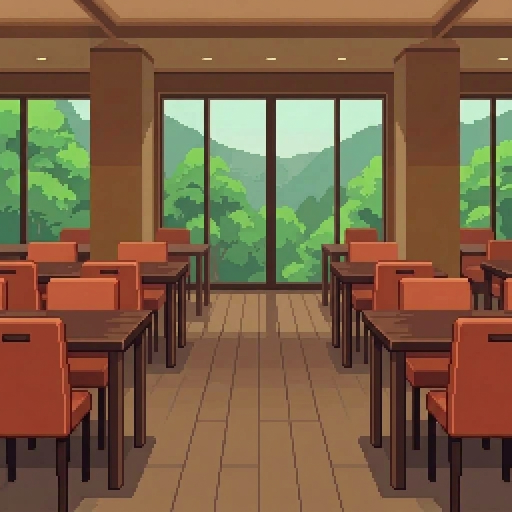
#> input picture photos/layers/bg/bg_restaurant.png, 1024 x 1024 px, found by its file name (shown at 1/2 size)
$ python test_avatar_composite.py
#> lines starting #> are read from the running program, lines starting #| are printed output that depends on the picture
import os
from PIL import Image, ImageDraw, ImageFont

WORKSPACE = '/Users/yangyongzhu/.gemini/antigravity/scratch/yang-pwa'
LAYERS_DIR = os.path.join(WORKSPACE, 'photos/layers')
PHOTOS_DIR = os.path.join(WORKSPACE, 'photos')
BRAIN_DIR = '/Users/yangyongzhu/.gemini/antigravity/brain/b58ba25a-e9f5-48ce-a86c-daf46a4f945e'

CANVAS_W, CANVAS_H = 896, 1200
CENTER_X = 448

def composite_avatar(layers_list, out_path, is_female=True):
#> called with is_female = True
    canvas = Image.new('RGBA', (CANVAS_W, CANVAS_H), (0, 0, 0, 0))
#> canvas: PIL image 896x1200 RGBA; every value is 0
    body_im = None
    face_im = None
    eyes_im = None
    brows_im = None
    bangs_im = None

    loaded = {}
    for rel in layers_list:
        if not rel:
            continue
        p = os.path.join(LAYERS_DIR, rel)
        if os.path.exists(p):
            sub = rel.split('/')[0]
            loaded[sub] = Image.open(p).convert('RGBA')

    # 1. Background
    if 'bg' in loaded:
        canvas.alpha_composite(loaded['bg'])
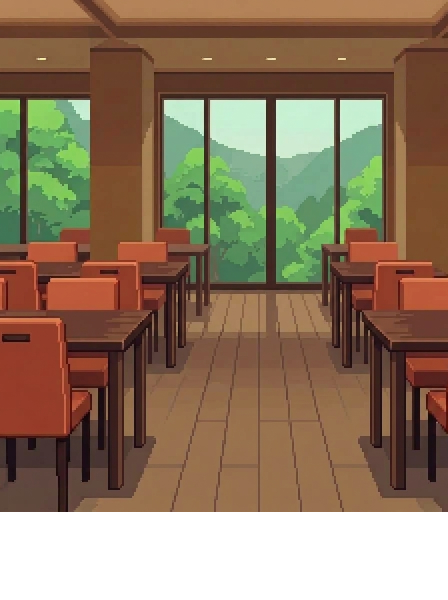
#> canvas: PIL image 896x1200 RGBA (shown at 1/2 size); mean R, G, B, A 104.2, 82.5, 58.5, 217.6; transparent parts drawn white

    # 2. Back hair
    if 'back_hair' in loaded:
        canvas.alpha_composite(loaded['back_hair'])

    # 3. Body (under layer)
    body_im = loaded.get('body')
    if body_im:
        canvas.alpha_composite(body_im)
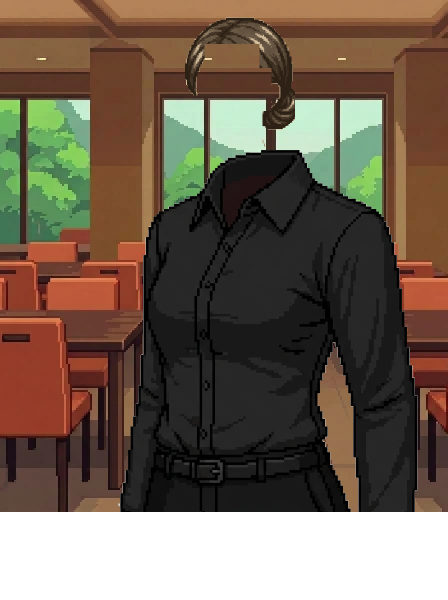
#> canvas: PIL image 896x1200 RGBA (shown at 1/2 size); mean R, G, B, A 74.6, 59.8, 44.9, 217.6; transparent parts drawn white

    # 4. Face & extended neck
    face_im = loaded.get('faces')
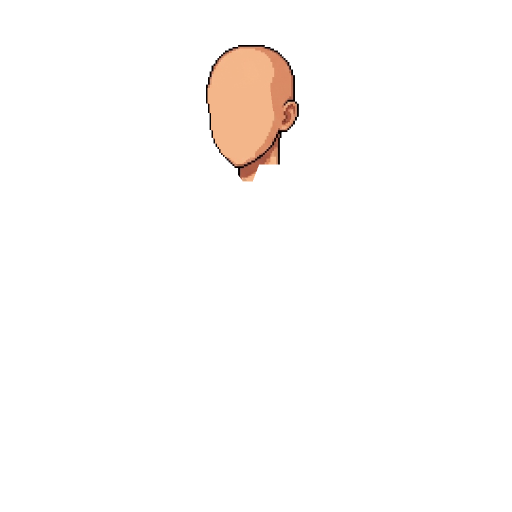
#> face_im: PIL image 1024x1024 RGBA (shown at 1/2 size); mean R, G, B, A 7.7, 5.5, 4.2, 9; transparent parts drawn white
    if face_im:
        canvas.alpha_composite(face_im)
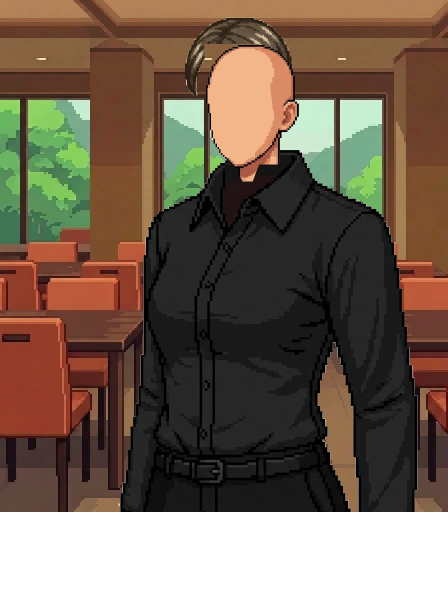
#> canvas: PIL image 896x1200 RGBA (shown at 1/2 size); mean R, G, B, A 78, 61.2, 45.7, 217.6; transparent parts drawn white

    # 5. Front shirt lapels wrap OVER neck base
    if body_im:
        front_shirt = Image.new('RGBA', (CANVAS_W, CANVAS_H), (0, 0, 0, 0))
        y_start = 440 if is_female else 435
        v_y_top = 444 if is_female else 438
        v_y_bot = 480 if is_female else 478

        for y in range(y_start, CANVAS_H):
            for x in range(CANVAS_W):
                pb = body_im.getpixel((x, y))
                if pb[3] > 50:
                    in_v_opening = False
                    if v_y_top <= y <= v_y_bot:
                        progress = (y - v_y_top) / float(v_y_bot - v_y_top)
                        v_left = 422 + progress * 24 if is_female else 426 + progress * 22
                        v_right = 472 - progress * 24 if is_female else 472 - progress * 22
                        if v_left < x < v_right:
                            in_v_opening = True
                    if not in_v_opening:
                        front_shirt.putpixel((x, y), pb)
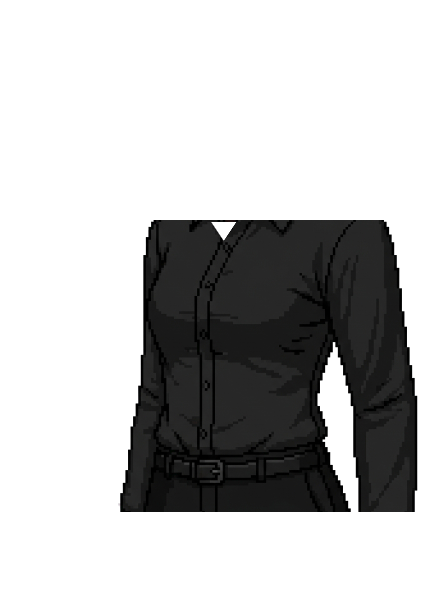
#> front_shirt: PIL image 896x1200 RGBA (shown at 1/2 size); mean R, G, B, A 8.3, 8.3, 8.2, 71.6; transparent parts drawn white
        canvas.alpha_composite(front_shirt)

    # 6. Nose
    if 'noses' in loaded:
        canvas.alpha_composite(loaded['noses'])

    # 7. Mouth
    if 'mouths' in loaded:
        canvas.alpha_composite(loaded['mouths'])

    # 8. Eyes
    eyes_im = loaded.get('eyes')
    if eyes_im:
        canvas.alpha_composite(eyes_im)

    # 9. Eyebrows
    brows_im = loaded.get('eyebrows')
    if brows_im:
        canvas.alpha_composite(brows_im)

    # Forehead shadow under bangs
    bangs_im = loaded.get('bangs')
    if bangs_im:
        shadow = Image.new('RGBA', (CANVAS_W, CANVAS_H), (0, 0, 0, 0))
        for y in range(270, 330):
            for x in range(390, 510):
                bx = x - 2
                by = y - 4
                if 0 <= bx < CANVAS_W and 0 <= by < CANVAS_H:
                    if bangs_im.getpixel((bx, by))[3] > 180 and bangs_im.getpixel((x, y))[3] < 50:
                        shadow.putpixel((x, y), (170, 105, 75, 20))
        canvas.alpha_composite(shadow)
        canvas.alpha_composite(bangs_im)

    # 11. Anime expressive eye shine through hair
    if bangs_im and (eyes_im or brows_im):
        shine = Image.new('RGBA', (CANVAS_W, CANVAS_H), (0, 0, 0, 0))
        for y in range(300, 350):
            for x in range(380, 520):
                if bangs_im.getpixel((x, y))[3] > 100:
                    if eyes_im:
                        pe = eyes_im.getpixel((x, y))
                        if pe[3] > 0:
                            shine.putpixel((x, y), (*pe[:3], int(pe[3] * 0.80)))
                    if brows_im:
                        pb = brows_im.getpixel((x, y))
                        if pb[3] > 0:
                            shine.putpixel((x, y), (*pb[:3], int(pb[3] * 0.65)))
        canvas.alpha_composite(shine)

    # 12. Accessories (Glasses)
    if 'accessories' in loaded:
        canvas.alpha_composite(loaded['accessories'])

    canvas.convert('RGB').save(out_path, quality=95)
    print(f'Saved: {out_path}')
    return canvas

# -------------------------------------------------------------
# Character A:
# 女生・接睫毛美睫款＋低包包頭＋幼態短臉＋法式八字瀏海 (焦糖亞麻棕)
# -------------------------------------------------------------
char_a_layers = [
    'bg/bg_restaurant.png',                    # L1: 背景 (原圖 896x1200 無裁切)
    'back_hair/back_02_low_bun_flaxen.png',    # L2: 後髮 (低包包頭・焦糖亞麻棕)
    'body/body_female_normal.png',             # L3: 身軀 (女外場制服・純黑和風・頭到大腿取景)
    'faces/face_02_nat.png',                   # L4: 臉型 (幼態短臉・自然膚色・脖子無縫收攏入衣領)
    'mouths/mouth_01.png',                     # L5: 嘴巴 (微笑微揚嘴・晶透果凍唇・黃金比例y=390)
    'noses/nose_01.png',                       # L6: 鼻子 (小巧點鼻・立體動漫鼻・中軸y=362)
    'eyes/eye_f05.png',                        # L7: 眼睛 (柔美美睫眼・臥蠶陰影・瞳孔y=330)
    'eyebrows/brow_f06.png',                   # L8: 眉毛 (歐式細眉・眉骨y=312)
    'bangs/bang_08_flaxen.png',                # L9: 前瀏海 (法式八字外翻・天使光澤)
    None                                       # L10: 配件
]

# -------------------------------------------------------------
# Character B:
# 男生・聚焦小眼＋漸層俐落短髮＋圓角方臉＋中分碎髮流＋透光黑框眼鏡 (純黑)
# -------------------------------------------------------------
char_b_layers = [
    'bg/bg_restaurant.png',                    # L1: 背景 (原圖 896x1200 無裁切)
    'back_hair/back_07_undercut_black.png',    # L2: 後髮 (漸層俐落短髮・純黑)
    'body/body_male_normal.png',               # L3: 身軀 (男外場制服・統一黑階和風制服)
    'faces/face_05_nat.png',                   # L4: 臉型 (柔和方臉・脖子平滑插入衣領)
    'mouths/mouth_03.png',                     # L5: 嘴巴 (平直自然微笑嘴・黃金比例y=390)
    'noses/nose_02.png',                       # L6: 鼻子 (挺拔直鼻・鼻尖高光・y=362)
    'eyes/eye_m04.png',                        # L7: 眼睛 (聚焦英氣小眼・雙眼明亮・y=330)
    'eyebrows/brow_m01.png',                   # L8: 眉毛 (劍眉英氣眉・眉骨y=312)
    'bangs/bang_05_black.png',                 # L9: 前瀏海 (微捲短髮・左右平衡高顱頂)
    'accessories/acc_glasses_square.png'       # L10: 配件 (晶透黑框方鏡・白高光反射・y=330)
]

# -------------------------------------------------------------
# Character C:
# 女生留男生短髮 (Unisex)・清爽神采眼＋層次碎短髮＋經典鵝蛋臉 (純黑)
# -------------------------------------------------------------
char_c_layers = [
    'bg/bg_restaurant.png',                    # L1: 背景 (原圖 896x1200 無裁切)
    'back_hair/back_10_layered_pixie_black.png',# L2: 後髮 (層次碎短髮・推剪質感)
    'body/body_female_normal.png',             # L3: 身軀 (女生外場制服身軀・柔美肩線・頭到大腿取景)
    'faces/face_01_nat.png',                   # L4: 臉型 (經典鵝蛋臉・長頸收攏入衣領)
    'mouths/mouth_02.png',                     # L5: 嘴巴 (露齒開朗笑・白齒晶亮・黃金比例y=390)
    'noses/nose_01.png',                       # L6: 鼻子 (小巧點鼻・立體動漫鼻・y=362)
    'eyes/eye_m01.png',                        # L7: 眼睛 (清爽神采眼・臥蠶笑意・y=330)
    'eyebrows/brow_f02.png',                   # L8: 眉毛 (溫柔平直眉・貼合眉骨・y=312)
    'bangs/bang_01_black.png',                 # L9: 前瀏海 (俐落側分短髮・左右平衡高顱頂)
    None                                       # L10: 配件
]

#> (the run stopped early here; a loop or call above may not have finished)
